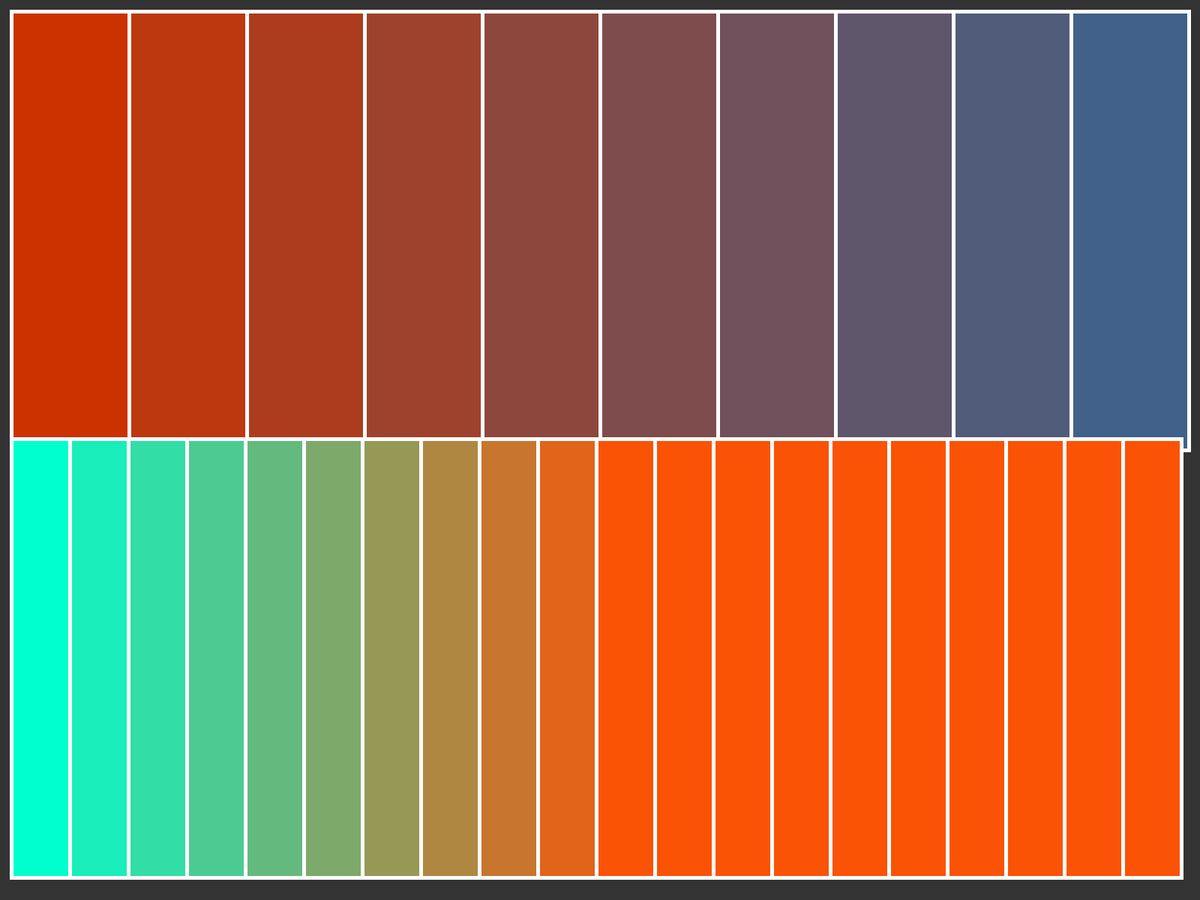
Frame 1 (no input)
Frame 60 (the mouse pressed at the canvas centre just before this capture): identical to frame 1, image omitted
Frame 120 (the mouse held since frame 60 and released just before this capture): identical to frame 1, image omitted

The Processing sketch that drew this single still picture (run headless with seeded random() and noise(); from frame 60 on, the mouse is pressed at the canvas centre):

// Processing sketch: ColourLinearInterpolation
// ── ColourLinearInterpolation.pde
/*
  Demo of linear colour interpolation using lerpColor(),
 with two rows of colour ranges.
 */
int boxWidth;
int boxHeight;
int gapWidth;
int gapHeight;

/* Exit on any key press. */
void keyPressed() {
  exit();
}

void draw() {
  // needed for keyPressed to be called
}

void setup() {
  stroke(255);
  background(51);
  //size(800, 800);
  fullScreen();
  int strokeWeight = 5;
  int gap = 20;
  boxWidth = width - strokeWeight * 2 - gap; 
  boxHeight = height - strokeWeight * 2 - gap;
  gapWidth = (width - boxWidth) / 2;
  gapHeight = (height - boxHeight) / 2;
  strokeWeight(strokeWeight);

  color[] colorSteps = new color[10];
  for (int i = 0; i < colorSteps.length; i++) {
    float step = i / (float) colorSteps.length;
    colorSteps[i] = lerpColor(
        color(204, 50, 0),   // from this color
        color(50, 102, 153), // to this color
        step                 // interpolation step x, where (0 <= x <= 1)
      );
  }
  // Second row, with new colours
  
  color[] colorSteps2 = new color[20];
  for (int i = 0; i < colorSteps2.length; i++) {
    float step = i / (float) colorSteps.length;
    colorSteps2[i] = lerpColor(
        #00FFCE,   // from this color
        #FA5305,   // to this color
        step       // interpolation step x, where (0 <= x <= 1)
      );
  }

  drawBoxes(new PVector(gapWidth, gapHeight), colorSteps);
  drawBoxes(new PVector(gapWidth, boxHeight/2), colorSteps2);
}

void drawBoxes(PVector origin, color[] interps) {
  pushMatrix();
  translate(origin.x, origin.y);
  for (int i = 0; i < interps.length; i++) {
    fill(interps[i]);
    rect(0, 0, boxWidth / interps.length, boxHeight / 2);
    translate(boxWidth / interps.length, 0);
  }
  popMatrix();
}
